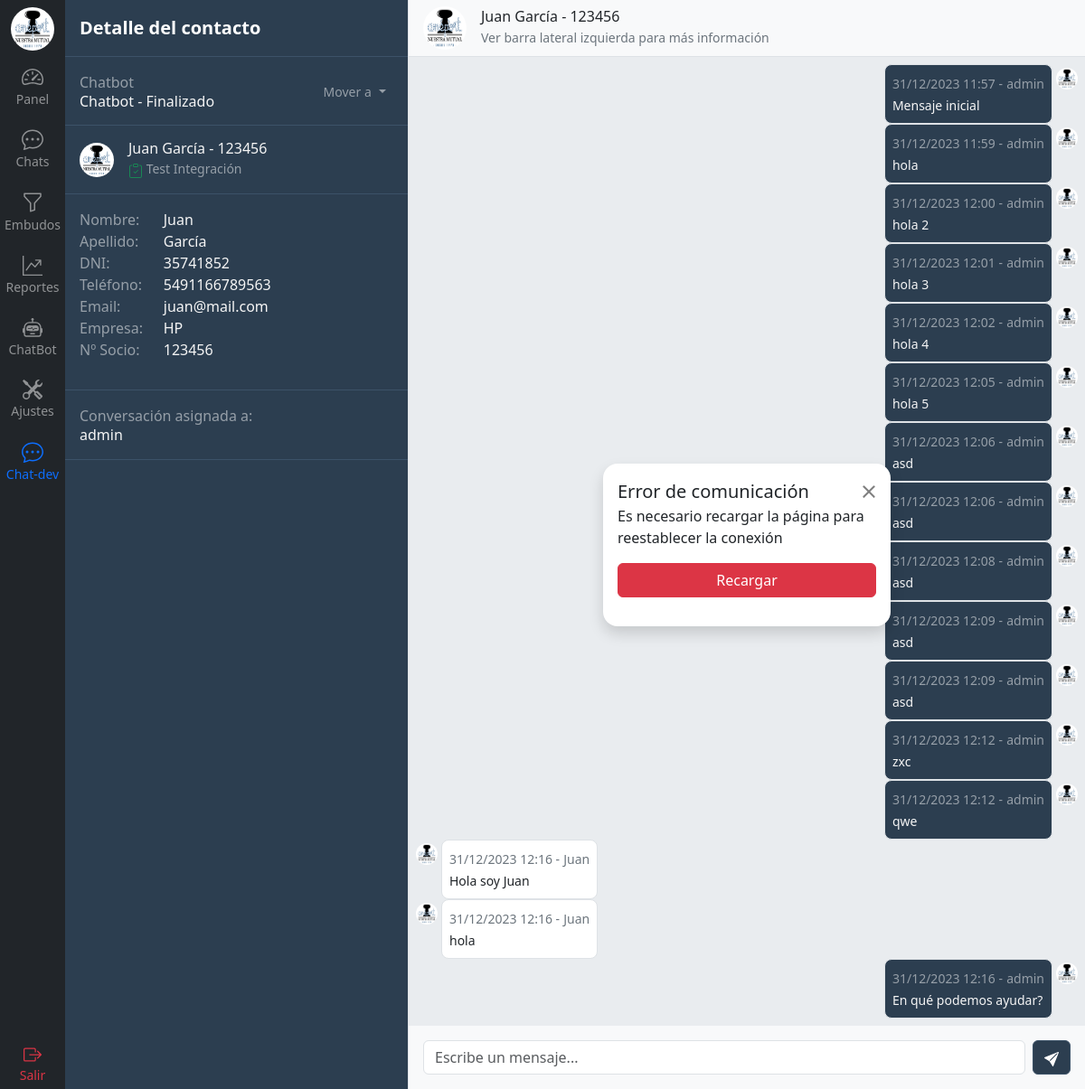
Page /contacto/chat/1/ (signed in) on the earlier database version.
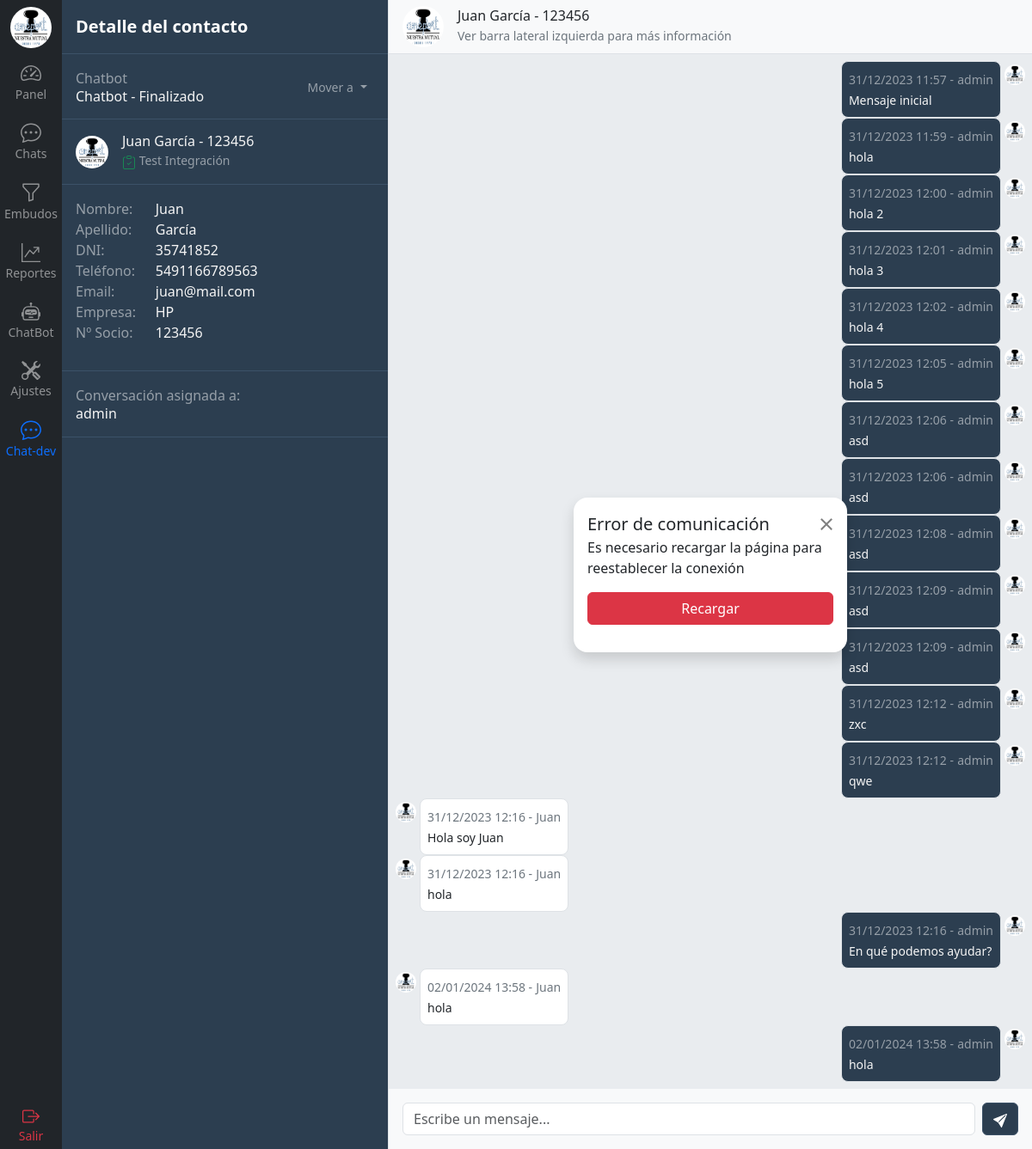
Same page on the later database version.
### chat/models.py (models this page shows, shortened)
class Mensaje(models.Model):
    contacto_integracion = models.ForeignKey(ContactoIntegracion, related_name='mensajes', on_delete=models.CASCADE)
    usuario = models.ForeignKey(User, related_name='mensajes', on_delete=models.CASCADE, null=True)
    contenido = models.TextField()
    id_integracion = models.CharField(max_length=25, null=True, blank=True)  # ID del mensaje de la integración para citarlo
    recibido = models.DateTimeField(null=True)  # Verificar con la API
    leido = models.DateTimeField(null=True)  # Verificar con la API
    fecha_hora = models.DateTimeField(auto_now_add=True)
    class Meta:
        ordering = ('fecha_hora',)
        verbose_name_plural = 'Mensajes'

class Contacto(models.Model):
    nombre = models.CharField(max_length=100, null=True)
    apellido = models.CharField(max_length=100, null=True)
    dni = models.CharField(max_length=11, null=True)
    telefono = models.CharField(max_length=30)
    email = models.EmailField(max_length=60, null=True)
    empresa = models.CharField(max_length=100, null=True)
    nro_socio = models.PositiveIntegerField(null=True)

### chat/views.py (the view)
# urls.py: path('chat/<int:id>/', views.chat, name='chat'),
@login_required
def chat(request, id):
    contacto = get_object_or_404(Contacto.objects.prefetch_related('contacto_integraciones__integracion'), id=id)
    contacto_integracion = contacto.contacto_integraciones.first()
    integracion = contacto_integracion.integracion.nombre
    contacto_tarea = contacto_integracion.contacto_tareas.first()
    sector_tarea = contacto_tarea.sector_tarea
    sectores = Sector.objects.prefetch_related('sectortarea_set').all()
    contacto_mensajes = Mensaje.objects.filter(contacto_integracion__contacto=contacto)  # Ver cómo manejar esto si hay muchos mensajes
    contactos = Contacto.objects.annotate(
        last_message_content=Subquery(
            Mensaje.objects.filter(contacto_integracion=OuterRef('pk')).values('contenido').order_by('-fecha_hora')[:1]
        ),
        last_message_date=Subquery(
            Mensaje.objects.filter(contacto_integracion=OuterRef('pk')).values('fecha_hora').order_by('-fecha_hora')[:1]
        ),
        last_message_user=Subquery(
            Mensaje.objects.filter(contacto_integracion=OuterRef('pk')).values('usuario__username').order_by('-fecha_hora')[:1]
        )
    )
    context = {
        'contacto': contacto,
        'contacto_mensajes': contacto_mensajes,
        'contactos': contactos,
        'integracion': integracion,
        'sector_tarea': sector_tarea,
        'embudos': sectores,
        'usuario_asignado': contacto_tarea.usuario,
        'debug': DEBUG
    }
    if re.search('/contacto/chat-dev/', request.path):  # Para Tests
        return render(request, 'chat/chatsdev.html', context)
    else:
        return render(request, 'chat/detalle_chat.html', context)

### chat/models.py (called while the page is built)
    def __str__(self):
        return self.nombre

    def __str__(self):
        return f'{self.sector} - {self.nombre}'

### templates/chat/detalle_chat.html (shortened to what this page needs)
{% extends 'base.html' %}
{% load static %}
{% load humanize %}
{% block content %}
{% include 'navbar.html' %}
  <div class="d-flex flex-column align-items-stretch flex-shrink-0 bg-union border-end" style="width: 380px;">
    <div class="d-flex align-items-center flex-shrink-0 p-3 border-bottom border-union">
      <span class="fs-5 fw-semibold text-white">Detalle del contacto</span>
    </div>
    <div id="room-list" class="list-group list-group-flush h-100">
      <div class="d-flex justify-content-between align-items-center gap-3 p-3 border-bottom border-union">
        <div>
          <p class="m-0 text-white-50">{{ sector_tarea.sector }}</p>
          <h6 class="m-0">{{ sector_tarea }}</h6>
        </div>
        <div>
          <div class="dropdown scroll-white">
            <button class="btn py-0 px-2 dropdown-toggle text-white-50" type="button" data-bs-toggle="dropdown" aria-expanded="false" style="border: none !important; outline: none;">
              <small class="text-white-50">Mover a</small>
            </button>
          </div>
        </div>
      </div>
      <div class="d-flex align-items-center gap-3 p-3 border-bottom border-union">
        <img src="{% static 'img/logo.png' %}" alt="ameport_logo" width="38" height="38" class="rounded-circle">
        <div>
          {% if contacto.nombre %}
              <h6 class="m-0">{{ contacto.nombre }} {{ contacto.apellido}} - {{ contacto.nro_socio }}</h6>
          {% else %}
              <h6 class="m-0">{{ contacto.telefono }}</h6>
          {% endif %}
          <p class="m-0 text-white-50">
            <small>
              {{ integracion }} Integración
            </small>
          </p>
        </div>
      </div>
      <div class="p-3 border-bottom border-union">
          <div class="row mb-3">
            <div class="col-3 m-0 text-white-50">Nombre: </div>
            <div class="col-9 m-0">{{ contacto.nombre }}</div>
            <div class="col-3 m-0 text-white-50">Apellido: </div>
            <div class="col-9 m-0">{{ contacto.apellido }}</div>
            <div class="col-3 m-0 text-white-50">DNI: </div>
            <div class="col-9 m-0">{{ contacto.dni }}</div>
            <div class="col-3 m-0 text-white-50">Teléfono: </div>
            <div class="col-9 m-0">{{ contacto.telefono }}</div>
            <div class="col-3 m-0 text-white-50">Email: </div>
            <div class="col-9 m-0">{{ contacto.email }}</div>
            <div class="col-3 m-0 text-white-50">Empresa: </div>
            <div class="col-9 m-0">{{ contacto.empresa }}</div>
            <div class="col-3 m-0 text-white-50">Nº Socio: </div>
            <div class="col-9 m-0">{{ contacto.nro_socio }}</div>
          </div>
      </div>
      <div class="d-flex justify-content-between align-items-center gap-3 p-3 border-bottom border-union">
        <div>
          <p class="m-0 text-white-50">Conversación asignada a:</p>
          <h6 class="m-0">{{ usuario_asignado }}</h6>
        </div>
      </div>
    </div>
  </div>
  {% if contacto_mensajes %}
    {% include 'chat/components/caja_chat.html' %}
  {% else %}
    <div class="flex-grow-1 d-flex align-items-center justify-content-center bg-body-tertiary">
      <p class="text-secondary">Seleccione un chat para enviar mensajes</p>
    </div>
  {% endif %}
{% endblock %}

### templates/chat/components/caja_chat.html (shortened to what the changed rows need)
{% load static %}
<div class="d-flex flex-column justify-content-between w-100 scroll-white position-relative">
    <div class="d-flex align-items-center gap-3 text-decoration-none p-3 border-bottom bg-body-tertiary" style="height: 63px">
      <div>
        {% if contacto.nombre %}
            <h6 class="m-0">{{ contacto.nombre }} {{ contacto.apellido}} - {{ contacto.nro_socio }}</h6>
        {% else %}
            <h6 class="m-0">{{ contacto.telefono }}</h6>
        {% endif %}
        <p class="m-0 text-secondary"><small>Ver barra lateral izquierda para más información</small></p>
      </div>
    </div>
    <div id="chat-messages" class="d-flex flex-column bg-body-secondary p-2 h-100 overflow-y-scroll">
        {% for mensaje in contacto_mensajes %}
            {% if test %}
                {% if mensaje.usuario %}
                    <div style="max-width: 60%;" class="align-self-start d-flex flex-column">
                        <div class="d-flex gap-1 ">
                            <img src="{% static 'img/logo.png' %}" alt="ameport_logo" width="24" height="24" class="mt-1 rounded-circle">
                            <div class="bg-white p-2 border rounded-3">
                                <div>
                                    <small class="text-secondary">{{ mensaje.fecha_hora|date:"d/m/Y" }} {{ mensaje.fecha_hora|time:"H:i" }} -</small>
                                    <small class="text-secondary">
                                        {% if mensaje.usuario %}
                                            {{ mensaje.usuario }}
                                        {% else %}
                                            {{ contacto.nombre }}
                                        {% endif %}
                                    </small>
                                </div>
                                <small>{{ mensaje.contenido }}</small>
                            </div>
                        </div>
                    </div>
                {% else %}
                    <div style="max-width: 60%;" class="align-self-end d-flex flex-column">
                        <div class="d-flex flex-row-reverse gap-1 ">
                            <img src="{% static 'img/logo.png' %}" alt="ameport_logo" width="24" height="24" class="mt-1 rounded-circle">
                            <div class="bg-union p-2 border rounded-3">
                                <div>
                                    <small class="text-white-50">{{ mensaje.fecha_hora|date:"d/m/Y" }} {{ mensaje.fecha_hora|time:"H:i" }} -</small>
                                    <small class="text-white-50">
                                        {% if mensaje.usuario %}
                                            {{ mensaje.usuario }}
                                        {% else %}
                                            {{ contacto.nombre }}
                                        {% endif %}
                                    </small>
                                </div>
                                <small>{{ mensaje.contenido }}</small>
                            </div>
                        </div>
                    </div>
                {% endif %}
            {% else %}
                {% if mensaje.usuario %}
                    <div style="max-width: 60%;" class="align-self-end d-flex flex-column">
                        <div class="d-flex flex-row-reverse gap-1 ">
                        <img src="{% static 'img/logo.png' %}" alt="ameport_logo" width="24" height="24" class="mt-1 rounded-circle">
                            <div class="bg-union p-2 border rounded-3">
                                <div>
                                    <small class="text-white-50">{{ mensaje.fecha_hora|date:"d/m/Y" }} {{ mensaje.fecha_hora|time:"H:i" }} -</small>
                                    <small class="text-white-50">
                                        {% if mensaje.usuario %}
                                            {{ mensaje.usuario }}
                                        {% else %}
                                            {{ contacto.nombre }}
                                        {% endif %}
                                    </small>
                                </div>
                                <small>{{ mensaje.contenido }}</small>
                            </div>
                        </div>
                    </div>
                {% else %}
                    <div style="max-width: 60%;" class="align-self-start d-flex flex-column">
                        <div class="d-flex gap-1 ">
                        <img src="{% static 'img/logo.png' %}" alt="ameport_logo" width="24" height="24" class="mt-1 rounded-circle">
                            <div class="bg-white p-2 border rounded-3">
                                <div>
                                    <small class="text-secondary">{{ mensaje.fecha_hora|date:"d/m/Y" }} {{ mensaje.fecha_hora|time:"H:i" }} -</small>
                                    <small class="text-secondary">
                                        {% if mensaje.usuario %}
                                            {{ mensaje.usuario }}
                                        {% else %}
                                            {{ contacto.nombre }}
                                        {% endif %}
                                    </small>
                                </div>
                            <small>{{ mensaje.contenido }}</small>
                        </div>
                    </div>
                </div>
                {% endif %}
            {% endif %}
        {% endfor %}
    </div>
    <div id="box-error" class="modal-dialog position-absolute z-3 d-flex d-none" role="document" style="width: 350px; top: 50%; left: 50%; transform: translate(-50%, -50%);">
        <div class="modal-content rounded-4 shadow bg-white m-3 p-3" >
            <div class="modal-header border-bottom-0">
            <h2 class="modal-title fs-5">[Titulo del error]</h2>
            </div>
        </div>
    </div>
</div>

Differences in the rows shown:
added Mensaje: fecha_hora "02/01/2024", fecha_hora "13:58", {{ contacto.nombre }} "Juan", contenido "hola"
added Mensaje: fecha_hora "02/01/2024", fecha_hora "13:58", usuario "admin", contenido "hola"
